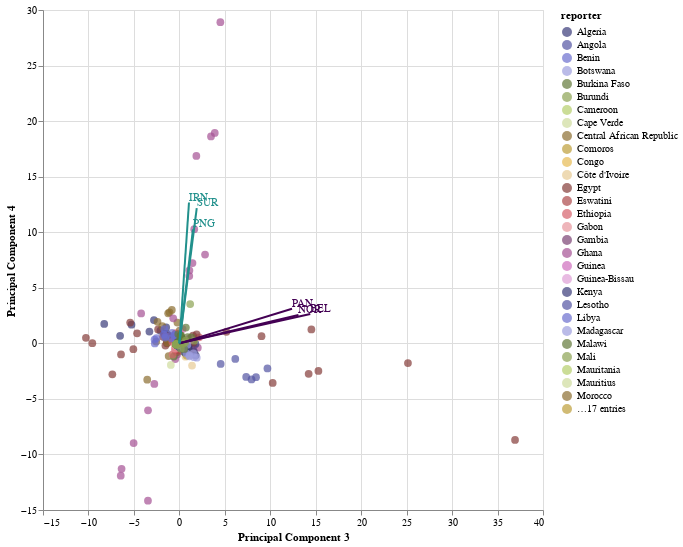

Here is the notebook cell this chart was saved with:
### Code cell
biplot_PCA(partner_features, 10, 3, 4)

### Figure 1 — Vega-Lite specification as saved in the notebook (floating-point values rounded to 4 significant figures; data arrays with more than 128 entries replaced by an {"elided": "..."} marker saying what was removed)
{"config": {"view": {"continuousWidth": 400, "continuousHeight": 300}}, "layer": [{"data": {"name": "data-654ada07dc0bc2f32970a6c5ef45dc73"}, "mark": {"type": "circle", "size": 60}, "encoding": {"color": {"type": "nominal", "field": "reporter", "legend": {"orient": "right"}, "scale": {"scheme": "category20b"}}, "tooltip": [{"type": "nominal", "field": "reporter"}, {"type": "nominal", "field": "year"}, {"type": "nominal", "field": "Income group (World Bank)"}, {"type": "nominal", "field": "Country status (UN)"}], "x": {"type": "quantitative", "axis": {"title": "Principal Component 3"}, "field": "PC3"}, "y": {"type": "quantitative", "axis": {"title": "Principal Component 4"}, "field": "PC4"}}, "selection": {"selector008": {"type": "interval", "bind": "scales", "encodings": ["x", "y"]}}}, {"data": {"name": "data-8102f6975f65c047ae2ac0763f696637"}, "mark": {"type": "line", "color": "#440154FF"}, "encoding": {"detail": {"type": "nominal", "field": "index"}, "x": {"type": "quantitative", "field": "PC3"}, "y": {"type": "quantitative", "field": "PC4"}}, "height": 500, "width": 500}, {"data": {"name": "data-c8e56b8ad12b931fa63ff7088d700c77"}, "mark": {"type": "line", "color": "#21908CFF"}, "encoding": {"detail": {"type": "nominal", "field": "index"}, "x": {"type": "quantitative", "field": "PC3"}, "y": {"type": "quantitative", "field": "PC4"}}, "height": 500, "width": 500}, {"data": {"name": "data-04060fe190df6afd1ab5e983c4b43bed"}, "mark": {"type": "text", "align": "left", "baseline": "bottom", "color": "#440154FF"}, "encoding": {"text": {"type": "nominal", "field": "index"}, "x": {"type": "quantitative", "field": "PC3"}, "y": {"type": "quantitative", "field": "PC4"}}}, {"data": {"name": "data-11b4c755bd066275a20a1224f80f918a"}, "mark": {"type": "text", "align": "left", "baseline": "bottom", "color": "#21908CFF"}, "encoding": {"text": {"type": "nominal", "field": "index"}, "x": {"type": "quantitative", "field": "PC3"}, "y": {"type": "quantitative", "field": "PC4"}}}], "$schema": "https://vega.github.io/schema/vega-lite/v4.8.1.json", "datasets": {"data-654ada07dc0bc2f32970a6c5ef45dc73": {"elided": "624 records"}, "data-8102f6975f65c047ae2ac0763f696637": [{"index": "PAN", "PC3": 12.39, "PC4": 3.12}, {"index": "NOR", "PC3": 13.1, "PC4": 2.546}, {"index": "BEL", "PC3": 14.4, "PC4": 2.64}, {"index": "PAN", "PC3": 0.0, "PC4": 0.0}, {"index": "NOR", "PC3": 0.0, "PC4": 0.0}, {"index": "BEL", "PC3": 0.0, "PC4": 0.0}], "data-c8e56b8ad12b931fa63ff7088d700c77": [{"index": "PNG", "PC3": 1.495, "PC4": 10.25}, {"index": "SUR", "PC3": 1.911, "PC4": 12.17}, {"index": "IRN", "PC3": 1.059, "PC4": 12.67}, {"index": "PNG", "PC3": 0.0, "PC4": 0.0}, {"index": "SUR", "PC3": 0.0, "PC4": 0.0}, {"index": "IRN", "PC3": 0.0, "PC4": 0.0}], "data-04060fe190df6afd1ab5e983c4b43bed": [{"index": "PAN", "PC3": 12.39, "PC4": 3.12}, {"index": "NOR", "PC3": 13.1, "PC4": 2.546}, {"index": "BEL", "PC3": 14.4, "PC4": 2.64}], "data-11b4c755bd066275a20a1224f80f918a": [{"index": "PNG", "PC3": 1.495, "PC4": 10.25}, {"index": "SUR", "PC3": 1.911, "PC4": 12.17}, {"index": "IRN", "PC3": 1.059, "PC4": 12.67}]}}
